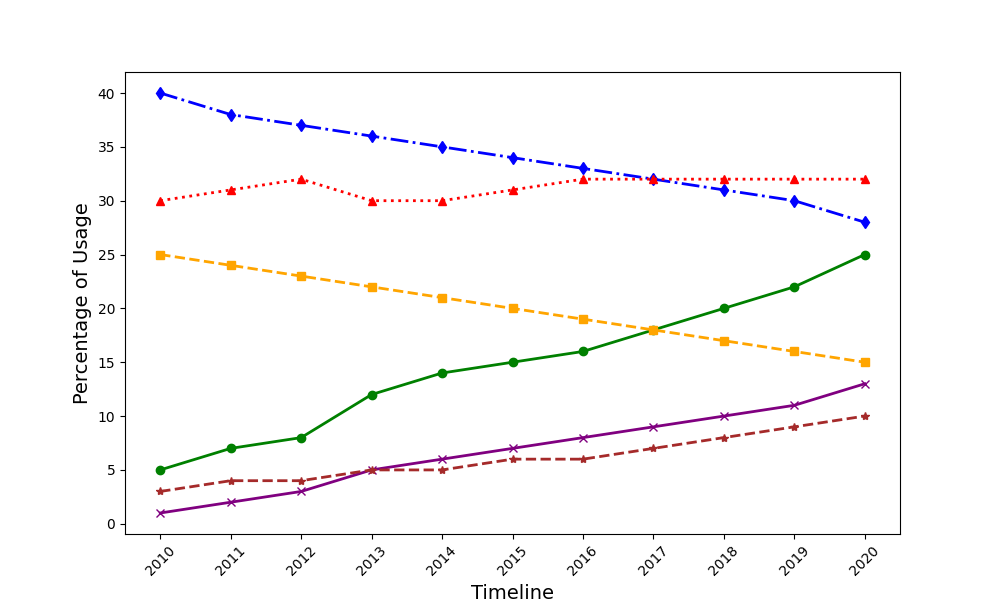

Source code (Python):
import matplotlib.pyplot as plt
import numpy as np

years = np.arange(2010, 2021)

biking = np.array([5, 7, 8, 12, 14, 15, 16, 18, 20, 22, 25])
walking = np.array([25, 24, 23, 22, 21, 20, 19, 18, 17, 16, 15])
public_transport = np.array([40, 38, 37, 36, 35, 34, 33, 32, 31, 30, 28])
personal_cars = np.array([30, 31, 32, 30, 30, 31, 32, 32, 32, 32, 32])
scooters = np.array([1, 2, 3, 5, 6, 7, 8, 9, 10, 11, 13])
carpool = np.array([3, 4, 4, 5, 5, 6, 6, 7, 8, 9, 10])

fig, ax = plt.subplots(figsize=(10, 6))

ax.plot(years, biking, color='green', marker='o', linestyle='-', linewidth=2, markersize=6)
ax.plot(years, walking, color='orange', marker='s', linestyle='--', linewidth=2, markersize=6)
ax.plot(years, public_transport, color='blue', marker='d', linestyle='-.', linewidth=2, markersize=6)
ax.plot(years, personal_cars, color='red', marker='^', linestyle=':', linewidth=2, markersize=6)
ax.plot(years, scooters, color='purple', marker='x', linestyle='-', linewidth=2, markersize=6)
ax.plot(years, carpool, color='brown', marker='*', linestyle='--', linewidth=2, markersize=6)

plt.xlabel("Timeline", fontsize=14)
plt.ylabel("Percentage of Usage", fontsize=14)

ax.set_xticks(years)
plt.xticks(rotation=45)

plt.show()
